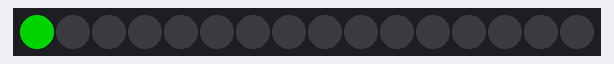
A sketch run on a simulated Arduino Uno, built with avr-gcc and run on an emulated ATmega328P. Shown: 16 RGB LEDs in strip order, left to right. Dim RGB values are drawn brighter than linear.

Above: at 0.1 s.
At 1.6 s:
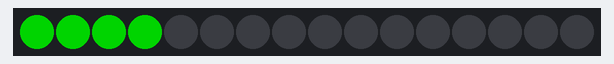
At 2.6 s:
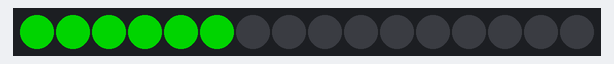
At 3.6 s:
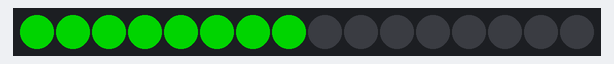
At 5.6 s:
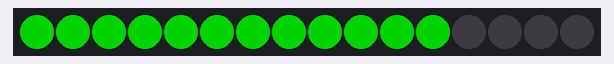
At 7.6 s:
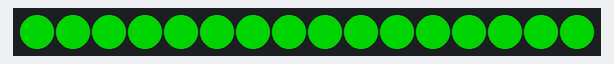

The sketch:

19_NeoPixel.ino
```cpp
/*  Sketch 19: NeoPixel
 *  Curso Intensivo de Arduino (2020)
 *  Impartido por MakeProjects (www.makeprojects.es)
 *  Sketch que muestra un ejemplo de iluminacion de un anillo de NeoPixels
 *------------------------------------------------------------------------------------------------------
 *  Librerias:
 *      Adafruit Neopixel by Adafruit Version 1.3.4
 *------------------------------------------------------------------------------------------------------
 * Conexiones:
 *    Neopixel:
 *      VIN   5V
 *      DI    D6
 *      GND   GND
 *------------------------------------------------------------------------------------------------------
 *  Nota: La conecion DO sirve para conectar otro anillo en serie
 *------------------------------------------------------------------------------------------------------
 */

#include <Adafruit_NeoPixel.h>

//Declaramos una constante de tipo byte y le asignamos el valor del pin al que conectamos el neopixel
const byte PIN_NEOPIXEL = 6;
//Declaramos una constante de tipo byte y le asignamos el numero de neopixels que vamos a manejar
const byte NUM_PIXELS = 16;
//Declaramos un objeto MFRC522 para manejar el actuador
Adafruit_NeoPixel anillo = Adafruit_NeoPixel(NUM_PIXELS, PIN_NEOPIXEL, NEO_GRB + NEO_KHZ800);
//Declaramos una variable de tipo entero y le asignamos el tiempo de espera entre encendido entre neopixels en milisegundos
int espera = 500;

void setup() {
  //Inicializar el anillo de neopixels
  anillo.begin();
}

void loop() {
  //Recorremos los pixeles que componen el anillo de neopixels uno a uno
  for(int i=0;i<NUM_PIXELS;i++) {
    // Fijamos el color del neopixel correspondiente a verde con intensidad media -> pixels.Color toma valores RGB, desde 0,0,0 hasta 255,255,255
    anillo.setPixelColor(i, anillo.Color(0,128,0));
    //anillo.setPixelColor(i, anillo.Color(random(0,255),random(0,255),random(0,255)));
    //Mostramos los neopixels con los colores modificados (hasta que no se ejecuta esta orden no cambian los neopixels)
    anillo.show();
   //Detenemos la reproduccion del programa durante el tiempo establecido en la variable
    delay(espera);
  }
}
```
